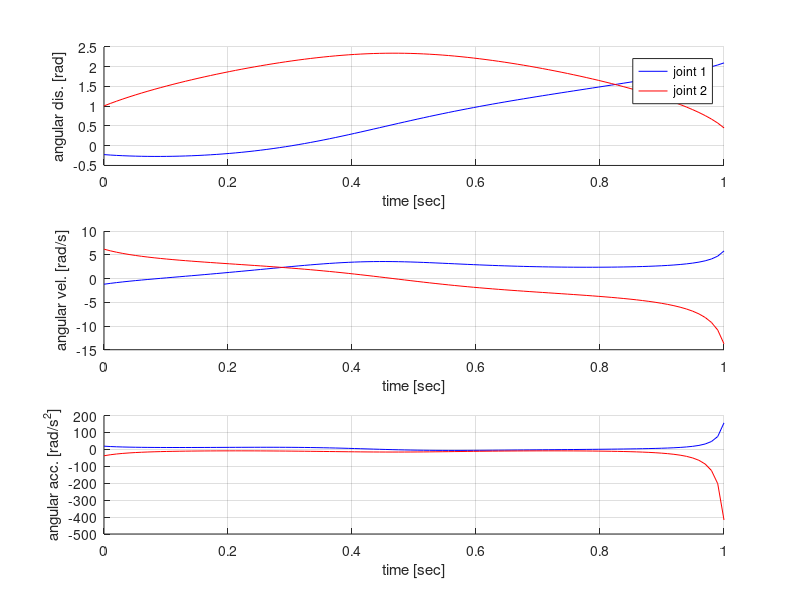
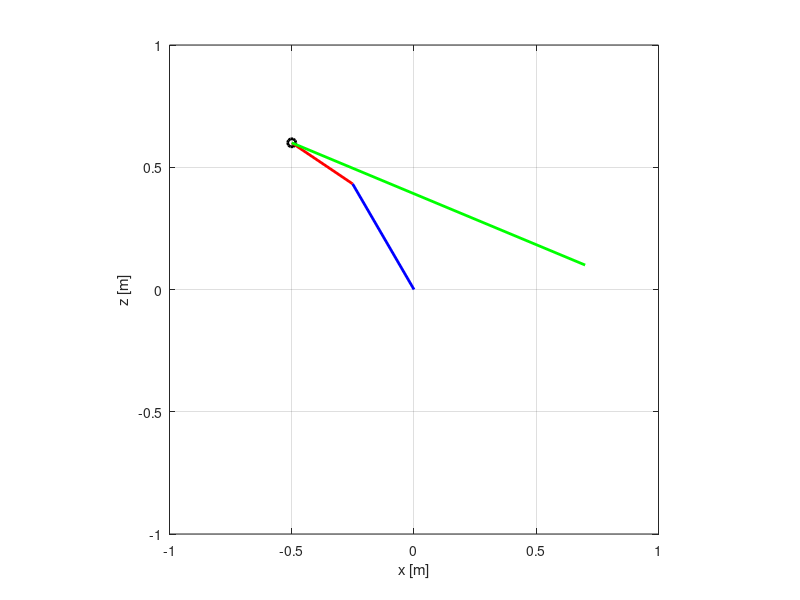

Write MATLAB code to recreate these figures, in order.
  %%%%%%%%%%%%%%%%%%%%%%%%%%%%%%%%%%%%%%%%%%%%%%%%%%%%%%%%%%%%%%%%%%%%%%%%%%
%
%    The inverse kinematics of the 2-dof planar robotic arm
%    Contact: Shaoping Bai, e-mail: shb@m-tech.aau.dk
%
%%%%%%%%%%%%%%%%%%%%%%%%%%%%%%%%%%%%%%%%%%%%%%%%%%%%%%%%%%%%%%%%%%%%%%%%%%
%  For any given end-effector trajectory, 
%  The programme calculates the joint angles, velocities and acceleration
%
%%%%%%%%%%%%%%%%%%%%%%%%%%%%%%%%%%%%%%%%%%%%%%%%%%%%%%%%%%%%%%%%%%%%%%%%%%
clear all; close all; clc

%% %%%%%%%%%%%%%%%%%%%%%%%%%%%%  link length
%======================================  link 1
L1 = 0.5; %  length [m]

%======================================  link 2
L2 = 0.3; % length [m]

%% %%%%%%%%%%%%%%%%%% inverse kinematic simulation

%=============== end-effector position and velocity
x0 = 0.7; y0 = 0.1;  %starting position
Vx = -1.2; Vy = 0.5; Ve = [Vx; Vy]; % [m/s]

%%%%%%%%%%%%%%%%%%% discrete time
T = 1; % second
N = 100; % resolution
i = 0; 
for t = linspace(0, T, N)
    %%%%%%%%%%%%%%%%%%%%%%%%%%%%%% instantaneous time
    i = i + 1; time(i) = t; 
    
    %%%%%%%%%%%%%%%%%%%%%%%%%%%%%%%  ee position
    x = Vx*t + x0; y = Vy*t + y0; p(:, i) = [x; y];
    
    %%%%%%%%%%%%%%%%%%%%%%%%%%%%%%%%%%%%% ee acceleration
    Aee = [0; 0];
    
    %%%%%%%%%%%%%%%%%%%%%%%%%%%%%%%%%%%%  inverse geometric problem
    S = (x^2 + y^2)^(1/2);
    theta2 = pi - acos(((L1^2 + L2^2) - S^2)/(2*L1*L2));
    theta1 = atan2(y, x) - acos(((L1^2 + (x^2 + y^2) - L2^2))/(2*L1*S));
    theta(:, i) = [theta1; theta2];
    %%%%%%%%%%%%%%%%%%%%%%%%%%%%%%%%%%%%%%%%%%%%%%  position of end: link 1 
    X1(i) = L1*cos(theta1); Y1(i) = L1*sin(theta1); 
    %%%%%%%%%%%%%%%%%%%%%%%%%%%%%%%%%%%%%%%%%%%%%%  position of end: link 2
    X2(i) = L1*cos(theta1) + L2*cos(theta1 + theta2); 
    Y2(i) = L1*sin(theta1) + L2*sin(theta1 + theta2); 
    
    %%%%%%%%%%%%%%%%%%%%%%%%%%%%%%%%% Jacobian matrix
    J = [- L2*sin(theta1 + theta2) - L1*sin(theta1)  (-1)*L2*sin(theta1 + theta2); 
            L2*cos(theta1 + theta2) + L1*cos(theta1)  L2*cos(theta1 + theta2)]; 
    %%%%%%%%%%%%%%%%%%%%%%%%%%%%%%%%%%%%%%  joint angular velocity
    Vtheta = J\Ve; dtheta(:, i) = Vtheta; 
    %%%%%%%%%%%%%%%%%%%%%%%%%%%%%%%%  time derivative of Jacobian
    H = [ - L2*cos(theta1 + theta2)*sum(Vtheta) - L1*cos(theta1)*Vtheta(1)  sum(Vtheta)*(-L2)*cos(theta1 + theta2); 
        - L2*sin(theta1 + theta2)*sum(Vtheta) - L1*sin(theta1)*Vtheta(1)  sum(Vtheta)*(-L2)*sin(theta1 + theta2)]; 
    %%%%%%%%%%%%%%%%%%%%%%%%%%%%%%%%%%%%%%  joint angular acceleration
    Atheta = J\Aee - J\(H*Vtheta); ddtheta(:, i) = Atheta;
    
end

%% %%%%%%%%%%%%%%%%%%%%%%%%%%%%%%%%%% plot the motion profiles
figure(1)
clf
figure(1)
subplot(3, 1, 1)
hold on
plot(time, theta(1, :), 'b')
plot(time, theta(2, :), 'r')
hold off
legend('joint 1', 'joint 2')
grid on; 
xlabel('time [sec]'); ylabel('angular dis. [rad]'); 
subplot(3, 1, 2)
hold on
plot(time, dtheta(1, :), 'b')
plot(time, dtheta(2, :), 'r')
hold off
grid on; 
xlabel('time [sec]'); ylabel('angular vel. [rad/s]'); 
subplot(3, 1, 3)
hold on
plot(time, ddtheta(1, :), 'b')
plot(time, ddtheta(2, :), 'r')
hold off
grid on; 
xlabel('time [sec]'); ylabel('angular acc. [rad/s^2]'); 

%% %%%%%%%%%%%%%%%%%%%%%%%%%%%%%%%  plot the link
figure(3)
clf
figure(3)
hold on 
grid on; axis([-1 1 -1 1]); axis equal; 
xlabel('x [m]'); ylabel('z [m]'); 
set(gca,'NextPlot','replaceChildren');
for j = 1 : N  
    plot(p(1, j), p(2, j), 'ko', 'MarkerSize', 6, 'Linewidth', 2)
    line([0 X1(j)], [0 Y1(j)], 'Color', 'b', 'Linewidth', 2); 
    line([X1(j) X2(j)], [Y1(j) Y2(j)], 'Color', 'r', 'Linewidth', 2);  
    line([p(1, 1) p(1, i)], [p(2, 1) p(2, i)], 'Color', 'g', 'Linewidth', 2);  
    F(j) = getframe; 
end
hold off
movie(F); 